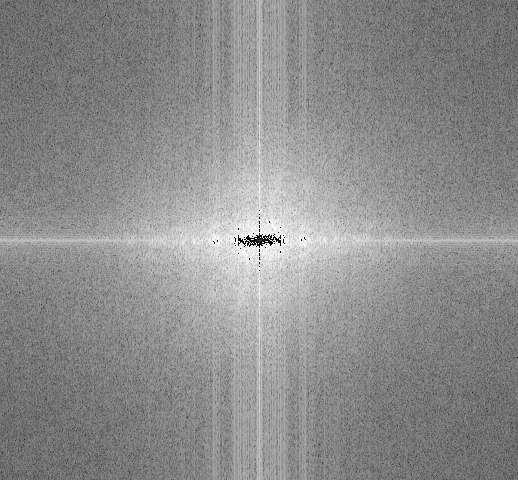
#> input picture frame 10 of dft_video_1.mp4, 518 x 480 px, given in place of MemeFeedBot.mp4, which was not available
$ python 'DFT_Video(Colourized).py'
#> lines starting #> are read from the running program, lines starting #| are printed output that depends on the picture; pictures that were not available may be replaced by others from this repository, and a replacement may not be noted
import cv2
import numpy as np
import imageio.v2 as imageio
import os

# Read the Video
video_path = 'MemeFeedBot.mp4'
cap = cv2.VideoCapture(video_path)

# Create a folder to store DFT images
output_folder = 'DFT_frames'
if not os.path.exists(output_folder):
    os.makedirs(output_folder)

frame_count = 0
dft_images = []

# Loop through Frames
while cap.isOpened():
    ret, frame = cap.read()
#> frame is the input picture: shape (480, 518, 3); min 0, max 255, mean 140.4
    if not ret:
        break

    # Convert to Grayscale
    gray_frame = cv2.cvtColor(frame, cv2.COLOR_BGR2GRAY)

    # Apply DFT
    dft = np.fft.fft2(gray_frame)

    # Shift the Zero-frequency Component
    dft_shifted = np.fft.fftshift(dft)

    # Compute magnitude spectrum
    magnitude_spectrum = 20 * np.log(np.abs(dft_shifted))
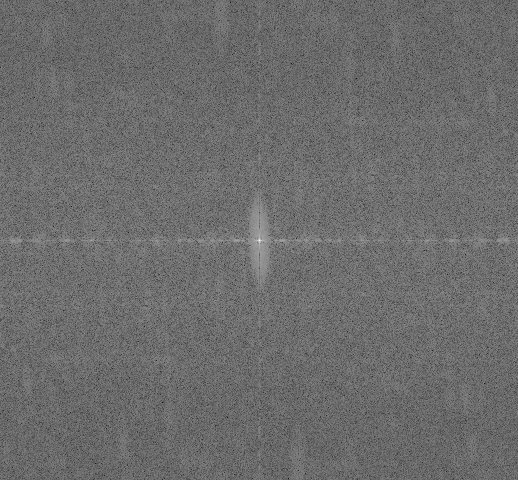
#> magnitude_spectrum: shape (480, 518) float64; min 32.83, max 347.4, mean 166.7; drawn with min black and max white

    # Visualize DFT Magnitude and Phase in Color
    magnitude_normalized = cv2.normalize(magnitude_spectrum, None, 0, 255, cv2.NORM_MINMAX)
    magnitude_hsv = np.stack([magnitude_normalized, np.ones_like(magnitude_normalized) * 255, np.ones_like(magnitude_normalized) * 255], axis=-1)
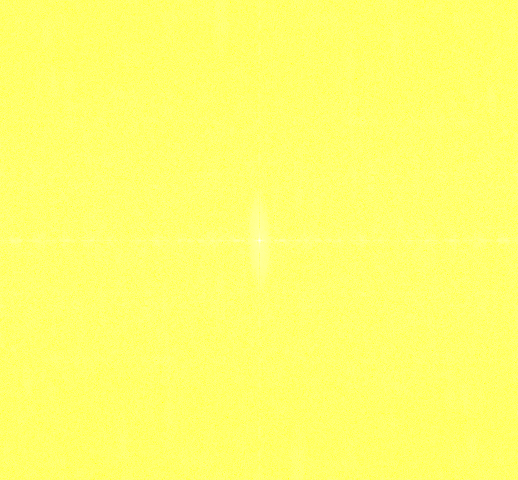
#> magnitude_hsv: shape (480, 518, 3) float64; mean of channels 0, 1, 2 108.5, 255, 255; drawn as B, G, R

    # Convert magnitude_hsv to a compatible data type before converting to RGB
    magnitude_hsv_uint8 = (magnitude_hsv * 255).astype(np.uint8)
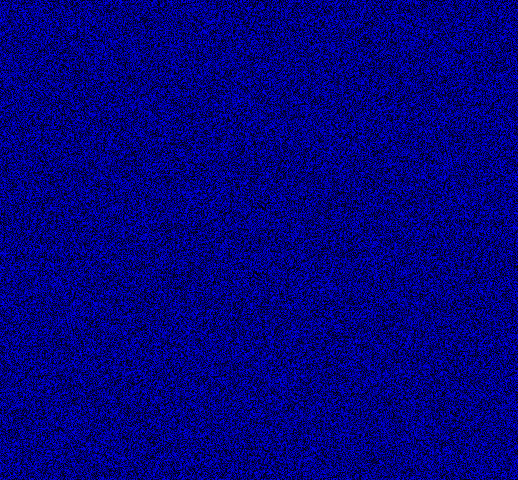
#> magnitude_hsv_uint8: shape (480, 518, 3); mean of channels 0, 1, 2 127.6, 1, 1; drawn as B, G, R
    magnitude_rgb = cv2.cvtColor(magnitude_hsv_uint8, cv2.COLOR_HSV2RGB)
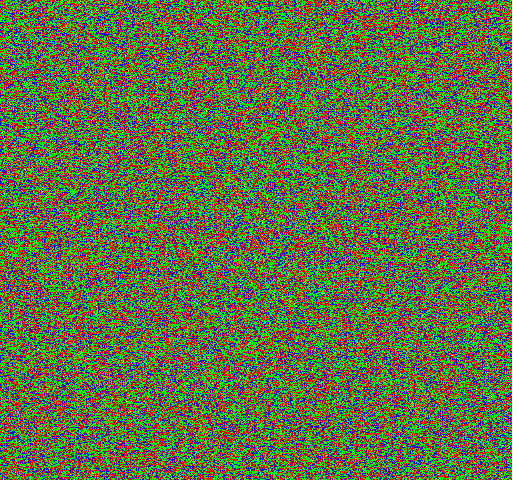
#> magnitude_rgb: shape (480, 518, 3); mean R, G, B 0.366, 0.425, 0.246; drawn with 1 as white

    # Save DFT Images
    dft_image_path = os.path.join(output_folder, f'dft_frame_{frame_count}.jpg')
    cv2.imwrite(dft_image_path, magnitude_rgb)

    # Append DFT image path to list for GIF creation
    dft_images.append(dft_image_path)

    frame_count += 1

cap.release()

# Compile DFT Images into GIF
gif_path = 'dft_animation_color.gif'
with imageio.get_writer(gif_path, mode='I') as writer:
    for dft_image_path in dft_images:
        image = imageio.imread(dft_image_path)
        writer.append_data(image)

# Clean up: Remove DFT images after creating GIF
for dft_image_path in dft_images:
    os.remove(dft_image_path)

print(f'GIF saved at: {gif_path}')

$ run again, starting later in the video
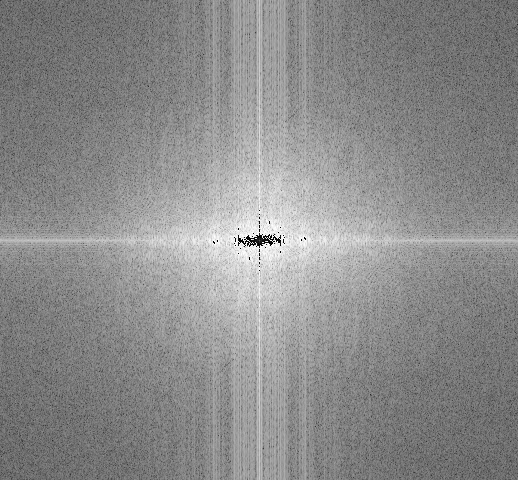
#> input picture frame 47 of dft_video_1.mp4, 518 x 480 px, given in place of MemeFeedBot.mp4, which was not available
#> frame is the input picture: shape (480, 518, 3); min 0, max 255, mean 139.5
#> `magnitude_hsv_uint8 = (magnitude_hsv * 255).astype(np.uint8)`:
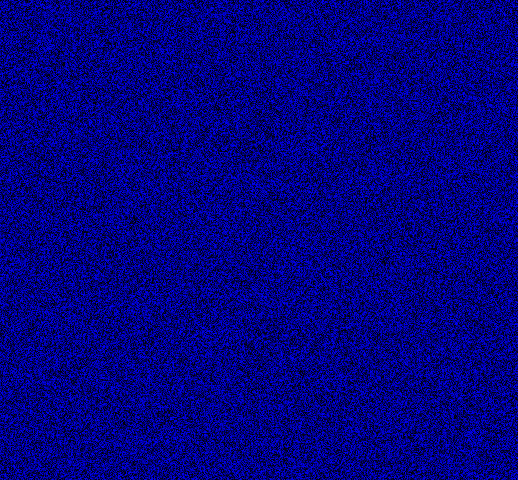
#> magnitude_hsv_uint8: shape (480, 518, 3); mean of channels 0, 1, 2 127.4, 1, 1; drawn as B, G, R
#> `magnitude_rgb = cv2.cvtColor(magnitude_hsv_uint8, cv2.COLOR_HSV2RGB)`:
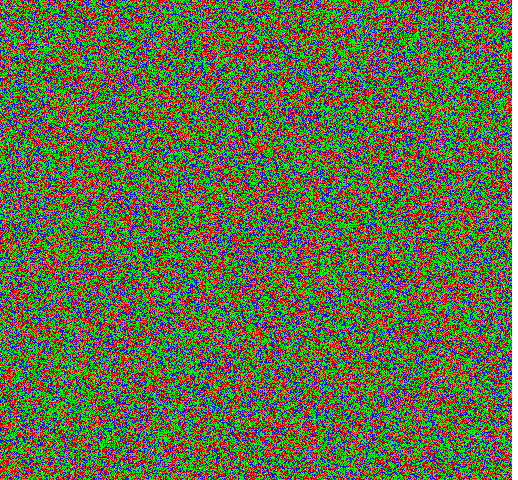
#> magnitude_rgb: shape (480, 518, 3); mean R, G, B 0.368, 0.424, 0.247; drawn with 1 as white

$ run again, starting later in the video
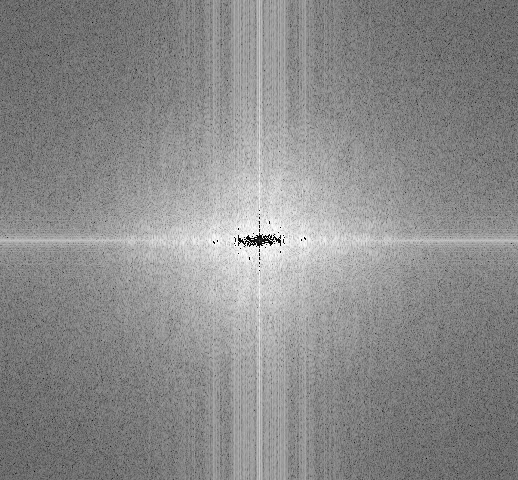
#> input picture frame 84 of dft_video_1.mp4, 518 x 480 px, given in place of MemeFeedBot.mp4, which was not available
#> frame is the input picture: shape (480, 518, 3); min 0, max 255, mean 138.9
#> `magnitude_hsv_uint8 = (magnitude_hsv * 255).astype(np.uint8)`:
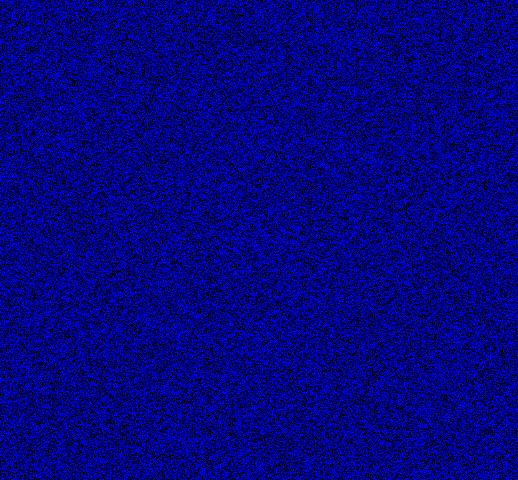
#> magnitude_hsv_uint8: shape (480, 518, 3); mean of channels 0, 1, 2 127.4, 1, 1; drawn as B, G, R
#> `magnitude_rgb = cv2.cvtColor(magnitude_hsv_uint8, cv2.COLOR_HSV2RGB)`:
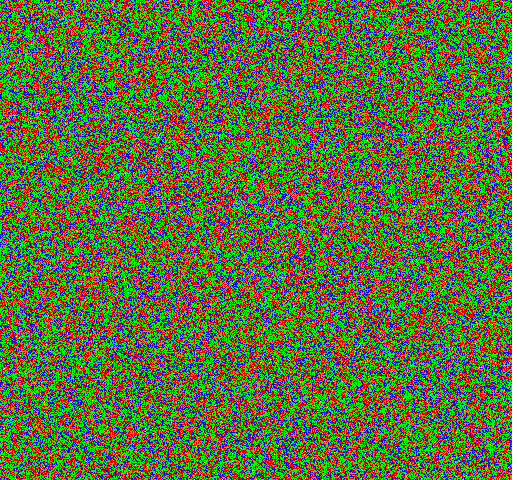
#> magnitude_rgb: shape (480, 518, 3); mean R, G, B 0.368, 0.425, 0.246; drawn with 1 as white
